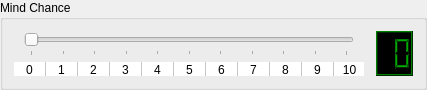
        <widget class="QGroupBox" name="groupSkillMindChance_2">
         <property name="maximumSize">
          <size>
           <width>16777215</width>
           <height>90</height>
          </size>
         </property>
         <property name="title">
          <string>Mind Chance</string>
         </property>
         <layout class="QGridLayout" name="gridLayout_65">
          <item row="0" column="0">
           <layout class="QVBoxLayout" name="verticalSliderSkillMindChance">
            <property name="leftMargin">
             <number>10</number>
            </property>
            <property name="rightMargin">
             <number>16</number>
            </property>
            <item>
             <widget class="QSlider" name="sliderSkillMindChange">
              <property name="sizePolicy">
               <sizepolicy hsizetype="Expanding" vsizetype="Preferred">
                <horstretch>0</horstretch>
                <verstretch>15</verstretch>
               </sizepolicy>
              </property>
              <property name="minimumSize">
               <size>
                <width>330</width>
                <height>0</height>
               </size>
              </property>
              <property name="maximumSize">
               <size>
                <width>330</width>
                <height>16777215</height>
               </size>
              </property>
              <property name="layoutDirection">
               <enum>Qt::LeftToRight</enum>
              </property>
              <property name="maximum">
               <number>10</number>
              </property>
              <property name="pageStep">
               <number>1</number>
              </property>
              <property name="value">
               <number>0</number>
              </property>
              <property name="orientation">
               <enum>Qt::Horizontal</enum>
              </property>
              <property name="tickPosition">
               <enum>QSlider::TicksBelow</enum>
              </property>
             </widget>
            </item>
           </layout>
          </item>
          <item row="0" column="1" rowspan="2">
           <widget class="QLCDNumber" name="lcdSkillMindChance">
            <property name="palette">
             <palette>
              <active>
               <colorrole role="WindowText">
                <brush brushstyle="SolidPattern">
                 <color alpha="255">
                  <red>0</red>
                  <green>170</green>
                  <blue>0</blue>
                 </color>
                </brush>
               </colorrole>
               <colorrole role="Button">
                <brush brushstyle="SolidPattern">
                 <color alpha="255">
                  <red>0</red>
                  <green>85</green>
                  <blue>0</blue>
                 </color>
                </brush>
               </colorrole>
               <colorrole role="Light">
                <brush brushstyle="SolidPattern">
                 <color alpha="255">
                  <red>0</red>
                  <green>127</green>
                  <blue>0</blue>
                 </color>
                </brush>
               </colorrole>
               <colorrole role="Midlight">
                <brush brushstyle="SolidPattern">
                 <color alpha="255">
                  <red>0</red>
                  <green>106</green>
                  <blue>0</blue>
                 </color>
                </brush>
               </colorrole>
               <colorrole role="Dark">
                <brush brushstyle="SolidPattern">
                 <color alpha="255">
                  <red>0</red>
                  <green>42</green>
                  <blue>0</blue>
                 </color>
                </brush>
               </colorrole>
               <colorrole role="Mid">
                <brush brushstyle="SolidPattern">
                 <color alpha="255">
                  <red>0</red>
                  <green>56</green>
                  <blue>0</blue>
                 </color>
                </brush>
               </colorrole>
               <colorrole role="Text">
                <brush brushstyle="SolidPattern">
                 <color alpha="255">
                  <red>255</red>
                  <green>255</green>
                  <blue>255</blue>
                 </color>
                </brush>
               </colorrole>
               <colorrole role="BrightText">
                <brush brushstyle="SolidPattern">
                 <color alpha="255">
                  <red>255</red>
                  <green>255</green>
                  <blue>255</blue>
                 </color>
                </brush>
               </colorrole>
               <colorrole role="ButtonText">
                <brush brushstyle="SolidPattern">
                 <color alpha="255">
                  <red>255</red>
                  <green>255</green>
                  <blue>255</blue>
                 </color>
                </brush>
               </colorrole>
               <colorrole role="Base">
                <brush brushstyle="SolidPattern">
                 <color alpha="255">
                  <red>0</red>
                  <green>0</green>
                  <blue>0</blue>
                 </color>
                </brush>
               </colorrole>
               <colorrole role="Window">
                <brush brushstyle="SolidPattern">
                 <color alpha="255">
                  <red>0</red>
                  <green>0</green>
                  <blue>0</blue>
                 </color>
                </brush>
               </colorrole>
               <colorrole role="Shadow">
                <brush brushstyle="SolidPattern">
                 <color alpha="255">
                  <red>0</red>
                  <green>0</green>
                  <blue>0</blue>
                 </color>
                </brush>
               </colorrole>
               <colorrole role="AlternateBase">
                <brush brushstyle="SolidPattern">
                 <color alpha="255">
                  <red>0</red>
                  <green>42</green>
                  <blue>0</blue>
                 </color>
                </brush>
               </colorrole>
               <colorrole role="ToolTipBase">
                <brush brushstyle="SolidPattern">
                 <color alpha="255">
                  <red>255</red>
                  <green>255</green>
                  <blue>220</blue>
                 </color>
                </brush>
               </colorrole>
               <colorrole role="ToolTipText">
                <brush brushstyle="SolidPattern">
                 <color alpha="255">
                  <red>0</red>
                  <green>0</green>
                  <blue>0</blue>
                 </color>
                </brush>
               </colorrole>
              </active>
              <inactive>
               <colorrole role="WindowText">
                <brush brushstyle="SolidPattern">
                 <color alpha="255">
                  <red>0</red>
                  <green>170</green>
                  <blue>0</blue>
                 </color>
                </brush>
               </colorrole>
               <colorrole role="Button">
                <brush brushstyle="SolidPattern">
                 <color alpha="255">
                  <red>0</red>
                  <green>85</green>
                  <blue>0</blue>
                 </color>
                </brush>
               </colorrole>
               <colorrole role="Light">
                <brush brushstyle="SolidPattern">
                 <color alpha="255">
                  <red>0</red>
                  <green>127</green>
                  <blue>0</blue>
                 </color>
                </brush>
               </colorrole>
               <colorrole role="Midlight">
                <brush brushstyle="SolidPattern">
                 <color alpha="255">
                  <red>0</red>
                  <green>106</green>
                  <blue>0</blue>
                 </color>
                </brush>
               </colorrole>
               <colorrole role="Dark">
                <brush brushstyle="SolidPattern">
                 <color alpha="255">
                  <red>0</red>
                  <green>42</green>
                  <blue>0</blue>
                 </color>
                </brush>
               </colorrole>
               <colorrole role="Mid">
                <brush brushstyle="SolidPattern">
                 <color alpha="255">
                  <red>0</red>
                  <green>56</green>
                  <blue>0</blue>
                 </color>
                </brush>
               </colorrole>
               <colorrole role="Text">
                <brush brushstyle="SolidPattern">
                 <color alpha="255">
                  <red>255</red>
                  <green>255</green>
                  <blue>255</blue>
                 </color>
                </brush>
               </colorrole>
               <colorrole role="BrightText">
                <brush brushstyle="SolidPattern">
                 <color alpha="255">
                  <red>255</red>
                  <green>255</green>
                  <blue>255</blue>
                 </color>
                </brush>
               </colorrole>
               <colorrole role="ButtonText">
                <brush brushstyle="SolidPattern">
                 <color alpha="255">
                  <red>255</red>
                  <green>255</green>
                  <blue>255</blue>
                 </color>
                </brush>
               </colorrole>
               <colorrole role="Base">
                <brush brushstyle="SolidPattern">
                 <color alpha="255">
                  <red>0</red>
                  <green>0</green>
                  <blue>0</blue>
                 </color>
                </brush>
               </colorrole>
               <colorrole role="Window">
                <brush brushstyle="SolidPattern">
                 <color alpha="255">
                  <red>0</red>
                  <green>0</green>
                  <blue>0</blue>
                 </color>
                </brush>
               </colorrole>
               <colorrole role="Shadow">
                <brush brushstyle="SolidPattern">
                 <color alpha="255">
                  <red>0</red>
                  <green>0</green>
                  <blue>0</blue>
                 </color>
                </brush>
               </colorrole>
               <colorrole role="AlternateBase">
                <brush brushstyle="SolidPattern">
                 <color alpha="255">
                  <red>0</red>
                  <green>42</green>
                  <blue>0</blue>
                 </color>
                </brush>
               </colorrole>
               <colorrole role="ToolTipBase">
                <brush brushstyle="SolidPattern">
                 <color alpha="255">
                  <red>255</red>
                  <green>255</green>
                  <blue>220</blue>
                 </color>
                </brush>
               </colorrole>
               <colorrole role="ToolTipText">
                <brush brushstyle="SolidPattern">
                 <color alpha="255">
                  <red>0</red>
                  <green>0</green>
                  <blue>0</blue>
                 </color>
                </brush>
               </colorrole>
              </inactive>
              <disabled>
               <colorrole role="WindowText">
                <brush brushstyle="SolidPattern">
                 <color alpha="255">
                  <red>0</red>
                  <green>42</green>
                  <blue>0</blue>
                 </color>
                </brush>
               </colorrole>
               <colorrole role="Button">
                <brush brushstyle="SolidPattern">
                 <color alpha="255">
                  <red>0</red>
                  <green>85</green>
                  <blue>0</blue>
                 </color>
                </brush>
               </colorrole>
               <colorrole role="Light">
                <brush brushstyle="SolidPattern">
                 <color alpha="255">
                  <red>0</red>
                  <green>127</green>
                  <blue>0</blue>
                 </color>
                </brush>
               </colorrole>
               <colorrole role="Midlight">
                <brush brushstyle="SolidPattern">
                 <color alpha="255">
                  <red>0</red>
                  <green>106</green>
                  <blue>0</blue>
                 </color>
                </brush>
               </colorrole>
               <colorrole role="Dark">
                <brush brushstyle="SolidPattern">
                 <color alpha="255">
                  <red>0</red>
                  <green>42</green>
                  <blue>0</blue>
                 </color>
                </brush>
               </colorrole>
               <colorrole role="Mid">
                <brush brushstyle="SolidPattern">
                 <color alpha="255">
                  <red>0</red>
                  <green>56</green>
                  <blue>0</blue>
                 </color>
                </brush>
               </colorrole>
               <colorrole role="Text">
                <brush brushstyle="SolidPattern">
                 <color alpha="255">
                  <red>0</red>
                  <green>42</green>
                  <blue>0</blue>
                 </color>
                </brush>
               </colorrole>
               <colorrole role="BrightText">
                <brush brushstyle="SolidPattern">
                 <color alpha="255">
                  <red>255</red>
                  <green>255</green>
                  <blue>255</blue>
                 </color>
                </brush>
               </colorrole>
               <colorrole role="ButtonText">
                <brush brushstyle="SolidPattern">
                 <color alpha="255">
                  <red>0</red>
                  <green>42</green>
                  <blue>0</blue>
                 </color>
                </brush>
               </colorrole>
               <colorrole role="Base">
                <brush brushstyle="SolidPattern">
                 <color alpha="255">
                  <red>0</red>
                  <green>0</green>
                  <blue>0</blue>
                 </color>
                </brush>
               </colorrole>
               <colorrole role="Window">
                <brush brushstyle="SolidPattern">
                 <color alpha="255">
                  <red>0</red>
                  <green>0</green>
                  <blue>0</blue>
                 </color>
                </brush>
               </colorrole>
               <colorrole role="Shadow">
                <brush brushstyle="SolidPattern">
                 <color alpha="255">
                  <red>0</red>
                  <green>0</green>
                  <blue>0</blue>
                 </color>
                </brush>
               </colorrole>
               <colorrole role="AlternateBase">
                <brush brushstyle="SolidPattern">
                 <color alpha="255">
                  <red>0</red>
                  <green>85</green>
                  <blue>0</blue>
                 </color>
                </brush>
               </colorrole>
               <colorrole role="ToolTipBase">
                <brush brushstyle="SolidPattern">
                 <color alpha="255">
                  <red>255</red>
                  <green>255</green>
                  <blue>220</blue>
                 </color>
                </brush>
               </colorrole>
               <colorrole role="ToolTipText">
                <brush brushstyle="SolidPattern">
                 <color alpha="255">
                  <red>0</red>
                  <green>0</green>
                  <blue>0</blue>
                 </color>
                </brush>
               </colorrole>
              </disabled>
             </palette>
            </property>
            <property name="autoFillBackground">
             <bool>true</bool>
            </property>
            <property name="frameShape">
             <enum>QFrame::Box</enum>
            </property>
            <property name="frameShadow">
             <enum>QFrame::Raised</enum>
            </property>
            <property name="lineWidth">
             <number>1</number>
            </property>
            <property name="smallDecimalPoint">
             <bool>false</bool>
            </property>
            <property name="digitCount">
             <number>2</number>
            </property>
            <property name="value" stdset="0">
             <double>0.000000000000000</double>
            </property>
           </widget>
          </item>
          <item row="1" column="0">
           <widget class="QTableWidget" name="tableSkillB">
            <property name="minimumSize">
             <size>
              <width>350</width>
              <height>0</height>
             </size>
            </property>
            <property name="maximumSize">
             <size>
              <width>350</width>
              <height>14</height>
             </size>
            </property>
            <property name="frameShape">
             <enum>QFrame::NoFrame</enum>
            </property>
            <property name="lineWidth">
             <number>0</number>
            </property>
            <property name="verticalScrollBarPolicy">
             <enum>Qt::ScrollBarAlwaysOff</enum>
            </property>
            <property name="horizontalScrollBarPolicy">
             <enum>Qt::ScrollBarAlwaysOff</enum>
            </property>
            <property name="autoScroll">
             <bool>false</bool>
            </property>
            <property name="editTriggers">
             <set>QAbstractItemView::NoEditTriggers</set>
            </property>
            <property name="tabKeyNavigation">
             <bool>false</bool>
            </property>
            <property name="showDropIndicator" stdset="0">
             <bool>false</bool>
            </property>
            <property name="dragDropOverwriteMode">
             <bool>false</bool>
            </property>
            <property name="selectionMode">
             <enum>QAbstractItemView::NoSelection</enum>
            </property>
            <property name="textElideMode">
             <enum>Qt::ElideRight</enum>
            </property>
            <property name="gridStyle">
             <enum>Qt::SolidLine</enum>
            </property>
            <property name="wordWrap">
             <bool>false</bool>
            </property>
            <property name="cornerButtonEnabled">
             <bool>false</bool>
            </property>
            <property name="rowCount">
             <number>1</number>
            </property>
            <attribute name="horizontalHeaderVisible">
             <bool>false</bool>
            </attribute>
            <attribute name="horizontalHeaderDefaultSectionSize">
             <number>32</number>
            </attribute>
            <attribute name="verticalHeaderVisible">
             <bool>false</bool>
            </attribute>
            <attribute name="verticalHeaderDefaultSectionSize">
             <number>16</number>
            </attribute>
            <row>
             <property name="text">
              <string>New Row</string>
             </property>
            </row>
            <column>
             <property name="text">
              <string>0</string>
             </property>
            </column>
            <column>
             <property name="text">
              <string>1</string>
             </property>
            </column>
            <column>
             <property name="text">
              <string>2</string>
             </property>
            </column>
            <column>
             <property name="text">
              <string>3</string>
             </property>
            </column>
            <column>
             <property name="text">
              <string>4</string>
             </property>
            </column>
            <column>
             <property name="text">
              <string>5</string>
             </property>
            </column>
            <column>
             <property name="text">
              <string>6</string>
             </property>
            </column>
            <column>
             <property name="text">
              <string>7</string>
             </property>
            </column>
            <column>
             <property name="text">
              <string>8</string>
             </property>
            </column>
            <column>
             <property name="text">
              <string>9</string>
             </property>
            </column>
            <column>
             <property name="text">
              <string>10</string>
             </property>
            </column>
            <item row="0" column="0">
             <property name="text">
              <string>0</string>
             </property>
             <property name="textAlignment">
              <set>AlignHCenter|AlignVCenter|AlignCenter</set>
             </property>
            </item>
            <item row="0" column="1">
             <property name="text">
              <string>1</string>
             </property>
             <property name="textAlignment">
              <set>AlignHCenter|AlignVCenter|AlignCenter</set>
             </property>
            </item>
            <item row="0" column="2">
             <property name="text">
              <string>2</string>
             </property>
             <property name="textAlignment">
              <set>AlignHCenter|AlignVCenter|AlignCenter</set>
             </property>
            </item>
            <item row="0" column="3">
             <property name="text">
              <string>3</string>
             </property>
             <property name="textAlignment">
              <set>AlignHCenter|AlignVCenter|AlignCenter</set>
             </property>
            </item>
            <item row="0" column="4">
             <property name="text">
              <string>4</string>
             </property>
             <property name="textAlignment">
              <set>AlignHCenter|AlignVCenter|AlignCenter</set>
             </property>
            </item>
            <item row="0" column="5">
             <property name="text">
              <string>5</string>
             </property>
             <property name="textAlignment">
              <set>AlignHCenter|AlignVCenter|AlignCenter</set>
             </property>
            </item>
            <item row="0" column="6">
             <property name="text">
              <string>6</string>
             </property>
             <property name="textAlignment">
              <set>AlignHCenter|AlignVCenter|AlignCenter</set>
             </property>
            </item>
            <item row="0" column="7">
             <property name="text">
              <string>7</string>
             </property>
             <property name="textAlignment">
              <set>AlignHCenter|AlignVCenter|AlignCenter</set>
             </property>
            </item>
            <item row="0" column="8">
             <property name="text">
              <string>8</string>
             </property>
             <property name="textAlignment">
              <set>AlignHCenter|AlignVCenter|AlignCenter</set>
             </property>
            </item>
            <item row="0" column="9">
             <property name="text">
              <string>9</string>
             </property>
             <property name="textAlignment">
              <set>AlignHCenter|AlignVCenter|AlignCenter</set>
             </property>
            </item>
            <item row="0" column="10">
             <property name="text">
              <string>10</string>
             </property>
             <property name="textAlignment">
              <set>AlignHCenter|AlignVCenter|AlignCenter</set>
             </property>
            </item>
           </widget>
          </item>
         </layout>
        </widget>
